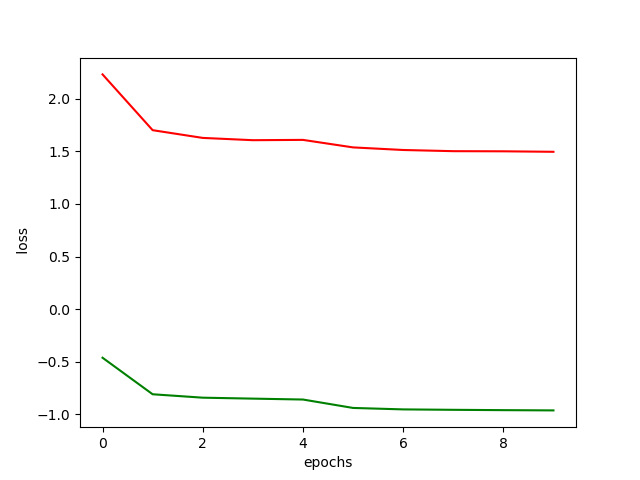

Source code (Python):
#!/usr/bin/env python3
# -*- coding: utf-8 -*-
"""
Created on Sun Aug 29 01:16:32 2021

@author: dineshsingh
"""
import torch
import torch.nn as nn
import torch.nn.functional as F
import torch.optim as optim
from torchvision import datasets, transforms
from torch.utils.data import DataLoader
import os
os.environ["KMP_DUPLICATE_LIB_OK"]="TRUE"
import matplotlib
import matplotlib.pyplot as plt
matplotlib.use('Agg')
# import pandas as pd


#set hyper parameters
epochs = 10
batch_size_train = 64
batch_size_test = 128
learning_rate = 0.01
momentum = 0.5
log_interval=10
random_seed = 1
torch.backends.cudnn.enabled = False
torch.manual_seed(random_seed)

#load pytirch MNIST  dataset which is indexable (Not dataloader)
dataset_train = datasets.MNIST('./data/mnist/', train=True, download=True,
                   transform=transforms.Compose([
                       transforms.ToTensor(),
                       transforms.Normalize((0.1307,), (0.3081,))
                   ]))
dataset_test = datasets.MNIST('./data/mnist/', train=False, download=True,
                   transform=transforms.Compose([
                       transforms.ToTensor(),
                       transforms.Normalize((0.1307,), (0.3081,))
                   ]))

#split training data into training and validation set
train_size = int(0.8 * len(dataset_train))
val_size = len(dataset_train) - train_size
train_data, validation_data = torch.utils.data.random_split(dataset_train, [train_size, val_size])
train_loader = DataLoader(train_data, batch_size=64, shuffle=True)
val_loader = DataLoader(validation_data, batch_size=128, shuffle=True)
test_loader = DataLoader(dataset_test, batch_size=128, shuffle=False)

#model bulding
class Net(nn.Module):
    def __init__(self):
        super(Net, self).__init__()
        self.conv1 = nn.Conv2d(1, 10, kernel_size=5)
        self.conv2 = nn.Conv2d(10, 20, kernel_size=5)
        self.conv2_drop = nn.Dropout2d()
        self.fc1 = nn.Linear(320, 50)
        self.fc2 = nn.Linear(50, 10)

    def forward(self, x):
        x = F.relu(F.max_pool2d(self.conv1(x), 2))
        x = F.relu(F.max_pool2d(self.conv2_drop(self.conv2(x)), 2))
        x = x.view(-1, 320)
        x = F.relu(self.fc1(x))
        x = F.dropout(x, training=self.training)
        x = self.fc2(x)
        return F.softmax(x)

#model Optimization with SGD
network = Net()
optimizer = optim.SGD(network.parameters(), lr=learning_rate, momentum=momentum)

# training the model
validation_acc=[]
validation_losses=[]
train_losses = []
network.train()
for epoch in range(epochs):
    batch_loss = []
    for batch_idx, (data, target) in enumerate(train_loader):##put the trainloader data here
        optimizer.zero_grad()
        output = network(data)
        loss = F.cross_entropy(output, target)
        loss.backward()
        optimizer.step()
        if batch_idx % log_interval == 0: ## tuning of log_interval may be needed
            loss_epoch=loss.item()
        batch_loss.append(loss_epoch)
    loss_avg = sum(batch_loss)/len(batch_loss)
    train_losses.append(loss_avg)    
    network.eval() ### model validation 
    val_loss = 0
    correct = 0
    with torch.no_grad():
        for data, target in val_loader: ## put the validationloader data here
            output = network(data)
            val_loss += F.nll_loss(output, target, size_average=False).item()
            pred = output.data.max(1, keepdim=True)[1]
            correct += pred.eq(target.data.view_as(pred)).sum()
            arr_correct=correct.numpy()
    val_loss /= len(val_loader.dataset) 
    validation_losses.append(val_loss)
    print('Train Loss: %0.6f -- Val Loss: %0.6f',loss_avg, val_loss)
    acc_val = 100.00 * arr_correct.item() / len(val_loader.dataset) ### accuracy= (total currect prediction/ total samples)
    validation_acc.append(acc_val)
    model_saved=torch.save(network.state_dict(), './model.pth')
    optimizer_saved=torch.save(optimizer.state_dict(), './optimizer.pth')

#test the model
network.eval()
test_loss = 0
correct1 = 0
with torch.no_grad():
  for data, target in test_loader:## put testloader data 
    output = network(data)
    test_loss += F.nll_loss(output, target, size_average=False).item()
    pred = output.data.max(1, keepdim=True)[1]
    correct1 += pred.eq(target.data.view_as(pred)).sum()
    arr_correct1=correct1.numpy()
test_loss /= len(test_loader.dataset) 
acc_test = 100.00 * arr_correct1.item() / len(test_loader.dataset)
print(acc_test)  

# plot validation and train loss vs epoch
plt.figure()
plt.plot(range(len(train_losses)), train_losses, "r")
plt.plot(range(len(validation_losses)), validation_losses, "g")
plt.xlabel('epochs')
plt.ylabel(' loss')
plt.savefig('./nn.png')
##set path here according to folder path

#lis={train_losses, validation_losses, validation_acc  }
df=pd.DataFrame(list(zip(train_losses, validation_losses, validation_acc)),
              columns=['train_losses','validation_losses', 'validation_acc'])
#%%
df.to_csv('./file1.csv')

####train loss, validation loss and validation accuracy for all epochs will be saved in the csv file automatically
